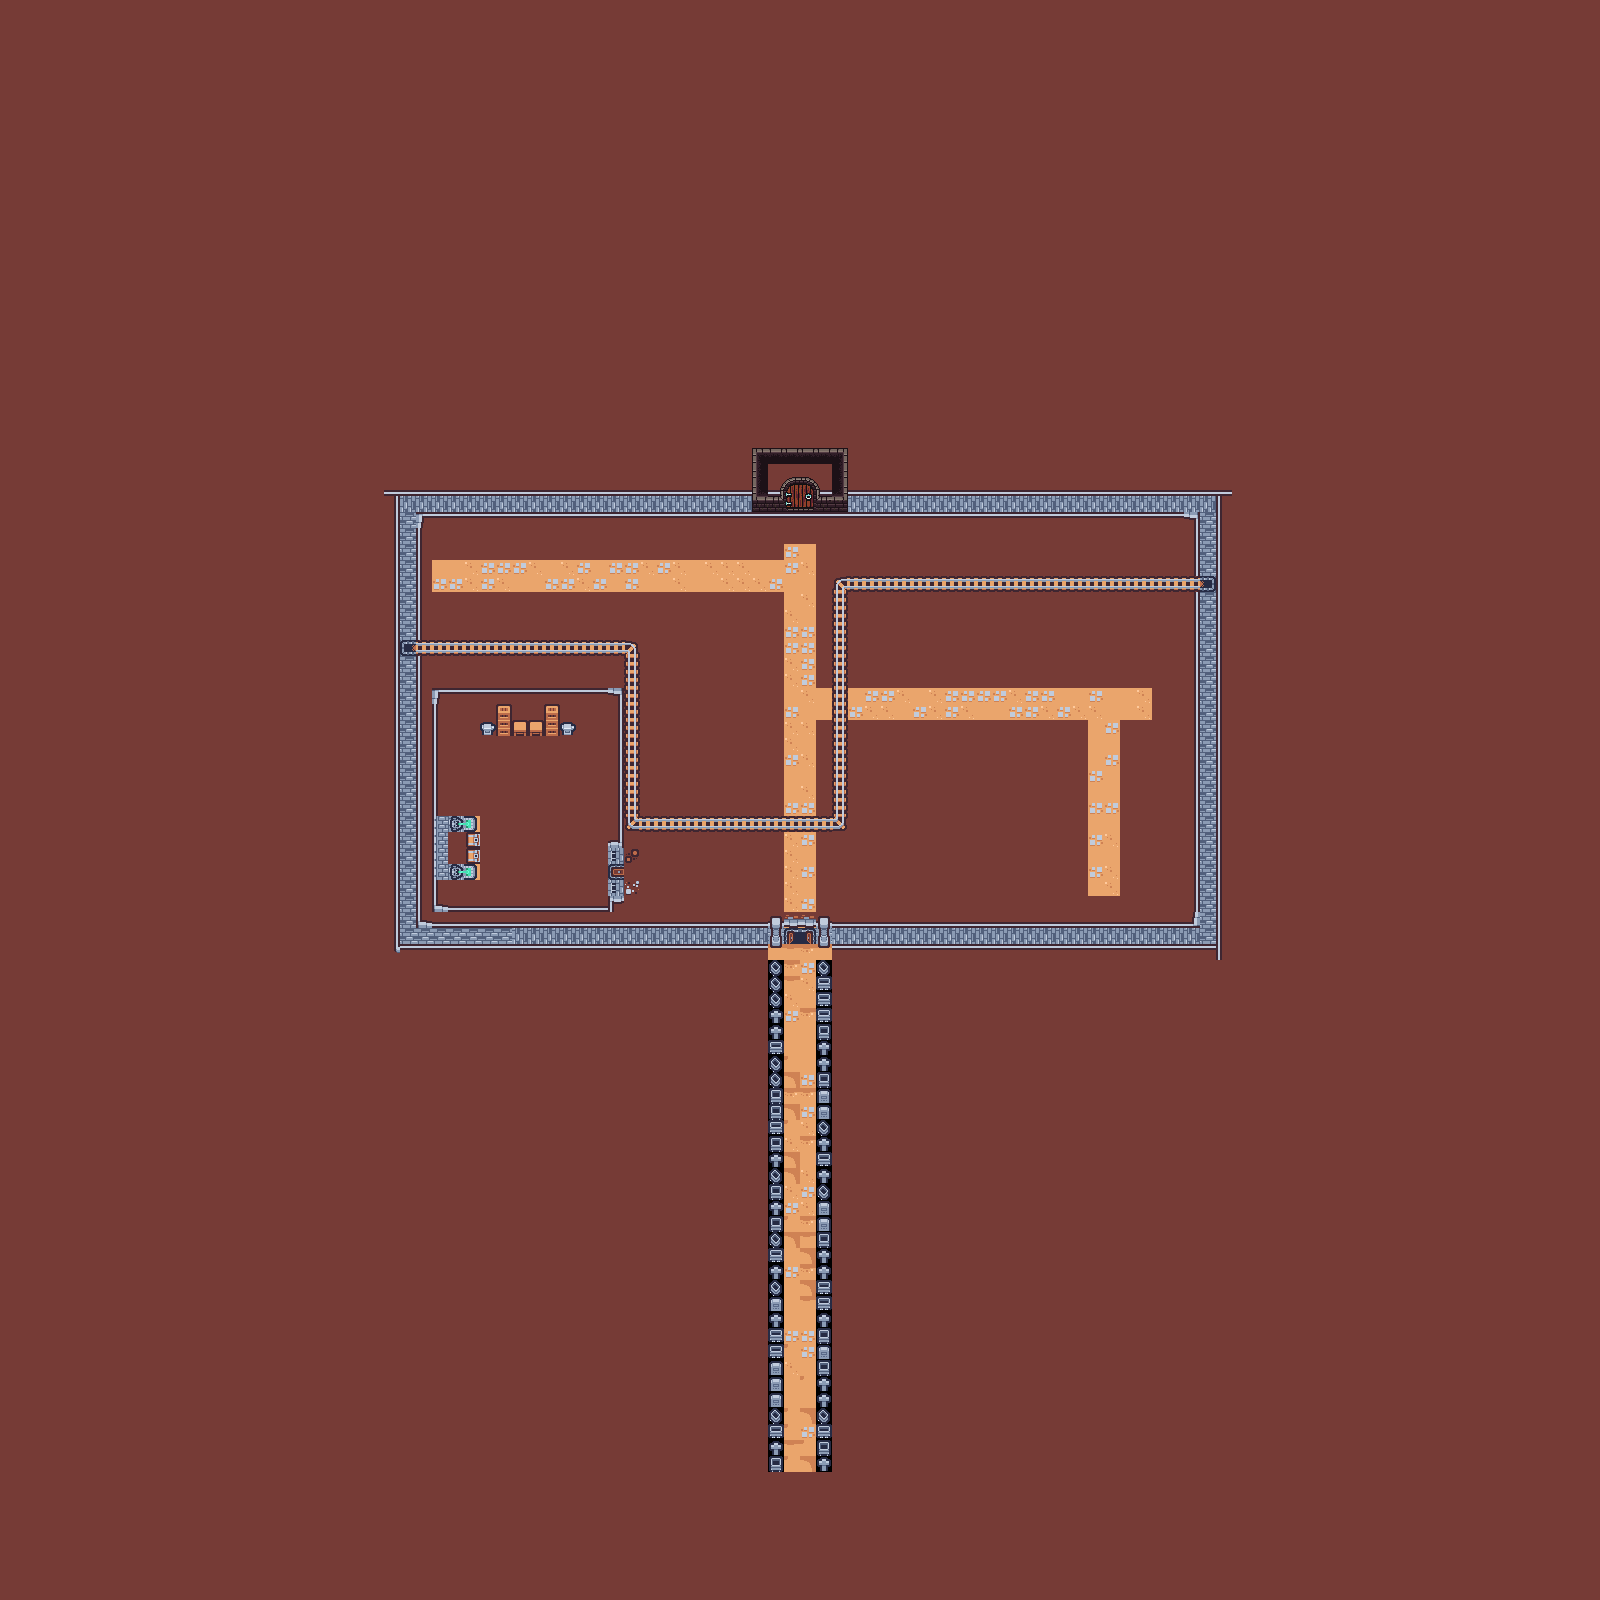

Rendered tile map (Tiled .tmx) drawn with the repository's tilesets; below, a short description and the map source with its tile grids summarised:
An orthogonal 100x100 tile map with 16x16 px tiles, 3 tile layers (Map_Floor, Walls, EXIT), 6 hidden layers not drawn, 4 tilesets.

<map version="1.10" tiledversion="1.10.2" orientation="orthogonal" renderorder="right-down" width="100" height="100" tilewidth="16" tileheight="16" infinite="0" nextlayerid="11" nextobjectid="1">
 <editorsettings>
  <export target="../../../../OneDrive/Desktop/collisionv3.tmj" format="json" />
 </editorsettings>
 <tileset firstgid="1" source="Solid_red.tsx" />
 <tileset firstgid="145" source="tile_set.tsx" />
 <tileset firstgid="277" source="warlock.tsx" />
 <tileset firstgid="293" source="level2_walls.tsx" />
 <layer id="2" name="Map_Floor" width="100" height="100">
  <data>[10000 cells, 10000 non-empty, 13 distinct tile ids]</data>
 </layer>
 <layer id="3" name="Walls" width="100" height="100">
  <data>[10000 cells, 749 non-empty, 37 distinct tile ids]</data>
 </layer>
 <layer id="4" name="NPC" width="100" height="100" visible="0">
  <data>[10000 cells, 1 non-empty, 1 distinct tile ids]</data>
 </layer>
 <layer id="9" name="EXIT" width="100" height="100">
  <data>[10000 cells, 24 non-empty, 21 distinct tile ids]</data>
 </layer>
 <layer id="10" name="EXIT_BAR" width="100" height="100" visible="0">
  <data>[10000 cells, 2 non-empty, 1 distinct tile ids]</data>
 </layer>
 <layer id="5" name="Collision" width="100" height="100" visible="0">
  <data>[10000 cells, 224 non-empty, 2 distinct tile ids]</data>
 </layer>
 <layer id="6" name="enter_stop" width="100" height="100" visible="0">
  <data>[10000 cells, 5 non-empty, 1 distinct tile ids]</data>
 </layer>
 <layer id="7" name="spawnArea" width="100" height="100" visible="0">
  <data>[10000 cells, 22 non-empty, 1 distinct tile ids]</data>
 </layer>
 <layer id="8" name="bossArea" width="100" height="100" visible="0">
  <data>[10000 cells, 120 non-empty, 1 distinct tile ids]</data>
 </layer>
</map>
